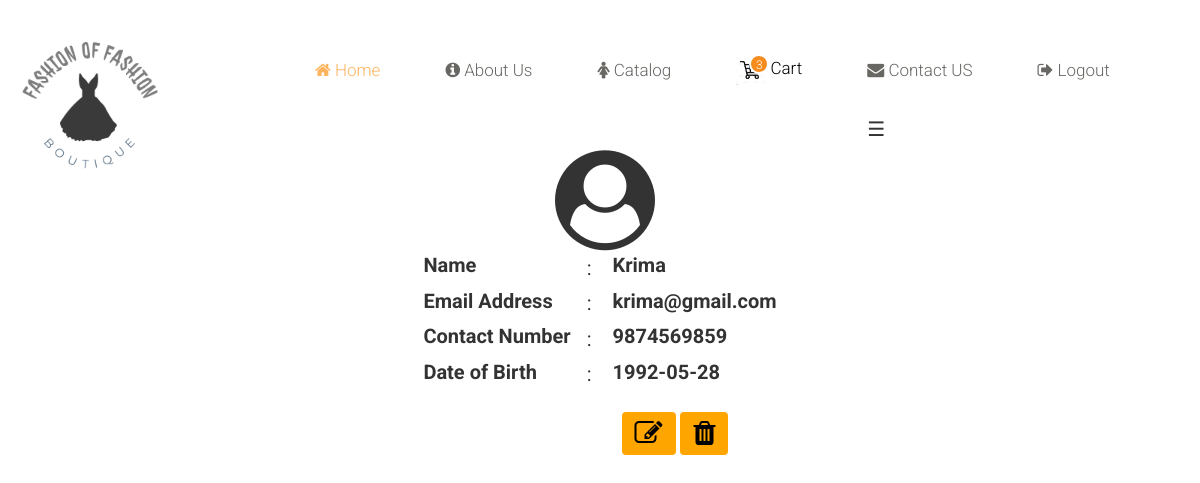
The page /OBMS/Boutique/profile.php (signed in) on the database its author committed.
### tables this page shows
CREATE TABLE `tblcustomer` (
  `id` int(11) NOT NULL,
  `fname` varchar(20) NOT NULL,
  `lname` varchar(20) NOT NULL,
  `address` varchar(500) NOT NULL,
  `cityid` int(11) NOT NULL,
  `pincode` int(11) NOT NULL,
  `gender` varchar(6) NOT NULL,
  `dob` date NOT NULL,
  `contactno` char(10) NOT NULL,
  `emailid` varchar(30) NOT NULL,
  `password` char(8) NOT NULL,
  `status` varchar(20) NOT NULL,
  `userid` int(11) NOT NULL
);

### OBMS/Boutique/profile.php (the view, shortened to what this page needs)
<?php include './connection.php'?>
<?php  include './welcomeheader.php'; ?>
<!DOCTYPE html>
<html>
    <head>
    <link href="css/bootstrap.min.css" rel="stylesheet">
    <link href="css/main.css" rel="stylesheet">
    <link rel="stylesheet" href="https://cdnjs.cloudflare.com/ajax/libs/font-awesome/4.7.0/css/font-awesome.min.css">
</head>
   <body>
   <center>
            <div id="contact-page" class="container" style="font-size: 20px">
                <div style="padding-left:10px;padding-top:30px">
                    <i class="fa fa-user-circle fa-5x"></i>
                </div>
                <table>
                    <tr>
                        <td> <label> Name  </label> </td>
                        <td style="padding-left: 15px">:</td>
                        <td style="padding-left: 20px">
                            <?php
                                $username=$_SESSION["login_username"];
                                $sql="select fname from tblcustomer where emailid='$username' and status='ACTIVE'";
                                $res= mysqli_query($con, $sql);
                                while($row = mysqli_fetch_row($res))
                                {
                                    ?>
                                	      <label> <?php echo $data=$row[0];?> </label>
                                     <?php
                                }
                                ?>
                        </td>
                    </tr>
                    <tr>
                        <td> <label> Email Address  </label> </td>
                        <td style="padding-left: 15px">:</td>
                        <td style="padding-left: 20px">
                            <?php
                                $username=$_SESSION["login_username"];
                                $sql="select emailid from tblcustomer where emailid='$username' and status='ACTIVE'";
                                $res= mysqli_query($con, $sql);
                                while($row = mysqli_fetch_row($res))
                                {
                                    ?>
                                	      <label> <?php echo $data=$row[0];?> </label>
                                     <?php
                                }
                                ?>
                        </td>
                    </tr>
                    <tr>
                        <td> <label> Contact Number  </label> </td>
                        <td style="padding-left: 15px">:</td>
                        <td style="padding-left: 20px">
                            <?php
                                $username=$_SESSION["login_username"];
                                $sql="select contactno from tblcustomer where emailid='$username' and status='ACTIVE'";
                                $res= mysqli_query($con, $sql);
                                while($row = mysqli_fetch_row($res))
                                {
                                    ?>
                                	      <label> <?php echo $data=$row[0];?> </label>
                                     <?php
                                }
                                ?>
                        </td>
                    </tr>
                    <tr>
                        <td> <label> Date of Birth  </label> </td>
                        <td style="padding-left: 15px">:</td>
                        <td style="padding-left: 20px">
                            <?php
                                $username=$_SESSION["login_username"];
                                $sql="select dob from tblcustomer where emailid='$username' and status='ACTIVE'";
                                $res= mysqli_query($con, $sql);
                                while($row = mysqli_fetch_row($res))
                                {
                                    ?>
                                	      <label> <?php echo $data=$row[0];?> </label>
                                     <?php
                                }
                                ?>
                        </td>
                    </tr>
                </table>
                <div class="main" style="padding-left: 150px;margin-top: 20px">
                    <button onclick="document.location.href='update.php'" class="btn" style="background-color: orange"><i class="fa fa-edit fa-2x"></i></button>
                	<button onclick="document.location.href='delete.php'" class="btn" style="background-color: orange"><i class="fa fa-trash fa-2x"></i></button>
                </div>
            </div>
    </center>
   </body>
</html>

### OBMS/Boutique/css/main.css (style rules this page uses)
body { font-family: 'Roboto', sans-serif; position: relative; font-weight:400px; }

### rows shown on the page
tblcustomer: fname "Krima", emailid "krima@gmail.com", contactno "9874569859", dob "1992-05-28"

### other values the page prints
$cnt "3"
